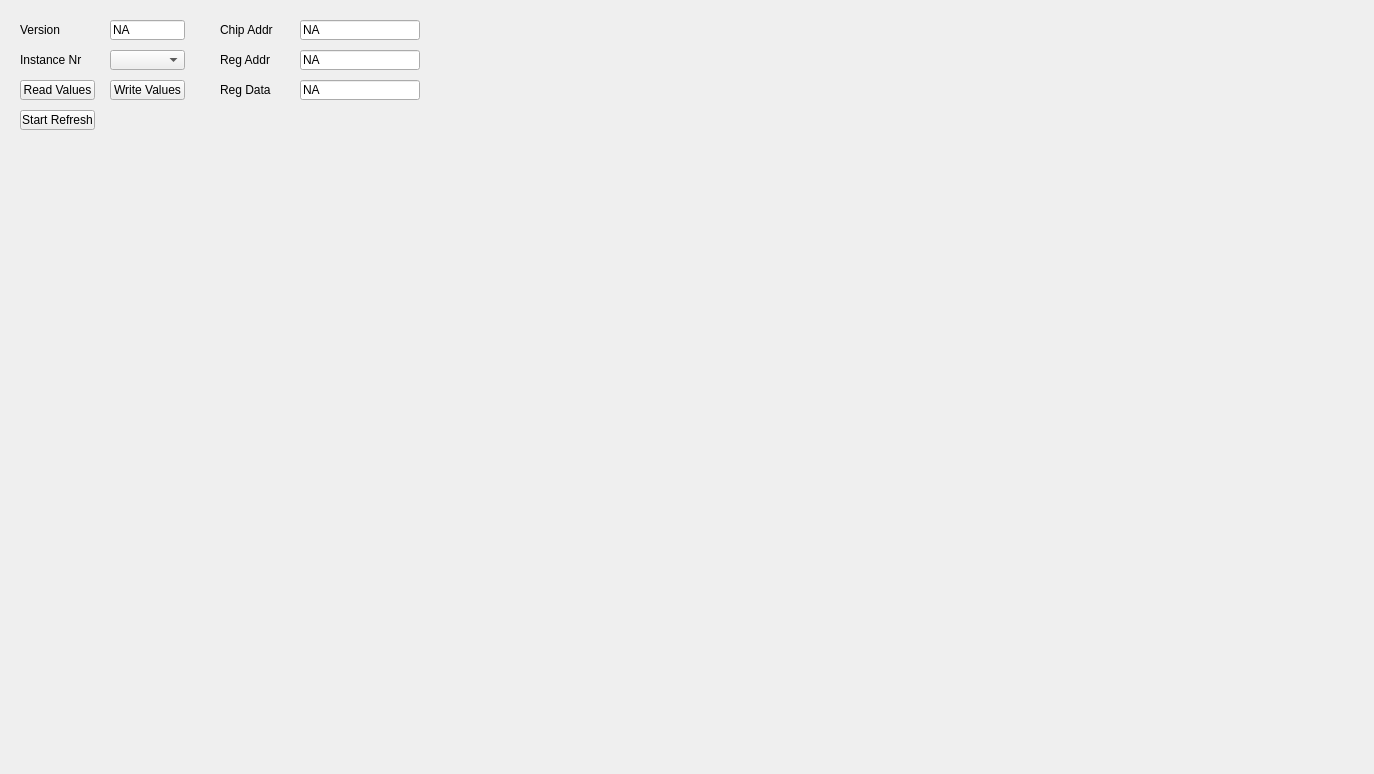
<?xml version="1.0" encoding="UTF-8"?>
<ui version="4.0">
 <class>Ucm_I2cConfTab</class>
 <widget class="QWidget" name="Ucm_I2cConfTab">
  <property name="geometry">
   <rect>
    <x>0</x>
    <y>0</y>
    <width>1374</width>
    <height>774</height>
   </rect>
  </property>
  <property name="windowTitle">
   <string>Form</string>
  </property>
  <widget class="QLineEdit" name="I2cConfRegDataValue">
   <property name="geometry">
    <rect>
     <x>300</x>
     <y>80</y>
     <width>120</width>
     <height>20</height>
    </rect>
   </property>
   <property name="text">
    <string>NA</string>
   </property>
  </widget>
  <widget class="QLineEdit" name="I2cConfChipAddrValue">
   <property name="geometry">
    <rect>
     <x>300</x>
     <y>20</y>
     <width>120</width>
     <height>20</height>
    </rect>
   </property>
   <property name="text">
    <string>NA</string>
   </property>
  </widget>
  <widget class="QLabel" name="I2cConfRegDataLabel">
   <property name="geometry">
    <rect>
     <x>220</x>
     <y>80</y>
     <width>80</width>
     <height>20</height>
    </rect>
   </property>
   <property name="text">
    <string>Reg Data</string>
   </property>
  </widget>
  <widget class="QPushButton" name="I2cConfAutoRefreshButton">
   <property name="geometry">
    <rect>
     <x>20</x>
     <y>110</y>
     <width>75</width>
     <height>20</height>
    </rect>
   </property>
   <property name="text">
    <string>Start Refresh</string>
   </property>
  </widget>
  <widget class="QLabel" name="I2cConfRegAddrLabel">
   <property name="geometry">
    <rect>
     <x>220</x>
     <y>50</y>
     <width>80</width>
     <height>20</height>
    </rect>
   </property>
   <property name="text">
    <string>Reg Addr</string>
   </property>
  </widget>
  <widget class="QPushButton" name="I2cConfWriteValuesButton">
   <property name="geometry">
    <rect>
     <x>110</x>
     <y>80</y>
     <width>75</width>
     <height>20</height>
    </rect>
   </property>
   <property name="text">
    <string>Write Values</string>
   </property>
  </widget>
  <widget class="QLabel" name="I2cConfChipAddrLabel">
   <property name="geometry">
    <rect>
     <x>220</x>
     <y>20</y>
     <width>80</width>
     <height>20</height>
    </rect>
   </property>
   <property name="text">
    <string>Chip Addr</string>
   </property>
  </widget>
  <widget class="QLineEdit" name="I2cConfVersionValue">
   <property name="enabled">
    <bool>true</bool>
   </property>
   <property name="geometry">
    <rect>
     <x>110</x>
     <y>20</y>
     <width>75</width>
     <height>20</height>
    </rect>
   </property>
   <property name="text">
    <string>NA</string>
   </property>
   <property name="readOnly">
    <bool>true</bool>
   </property>
  </widget>
  <widget class="QLineEdit" name="I2cConfRegAddrValue">
   <property name="geometry">
    <rect>
     <x>300</x>
     <y>50</y>
     <width>120</width>
     <height>20</height>
    </rect>
   </property>
   <property name="text">
    <string>NA</string>
   </property>
  </widget>
  <widget class="QComboBox" name="I2cConfInstanceComboBox">
   <property name="geometry">
    <rect>
     <x>110</x>
     <y>50</y>
     <width>75</width>
     <height>20</height>
    </rect>
   </property>
  </widget>
  <widget class="QLabel" name="I2cConfInstanceLabel">
   <property name="geometry">
    <rect>
     <x>20</x>
     <y>50</y>
     <width>80</width>
     <height>20</height>
    </rect>
   </property>
   <property name="text">
    <string>Instance Nr</string>
   </property>
  </widget>
  <widget class="QLabel" name="I2cConfVersionLabel">
   <property name="geometry">
    <rect>
     <x>20</x>
     <y>20</y>
     <width>80</width>
     <height>20</height>
    </rect>
   </property>
   <property name="text">
    <string>Version</string>
   </property>
  </widget>
  <widget class="QPushButton" name="I2cConfReadValuesButton">
   <property name="geometry">
    <rect>
     <x>20</x>
     <y>80</y>
     <width>75</width>
     <height>20</height>
    </rect>
   </property>
   <property name="text">
    <string>Read Values</string>
   </property>
  </widget>
 </widget>
 <resources/>
 <connections/>
</ui>
